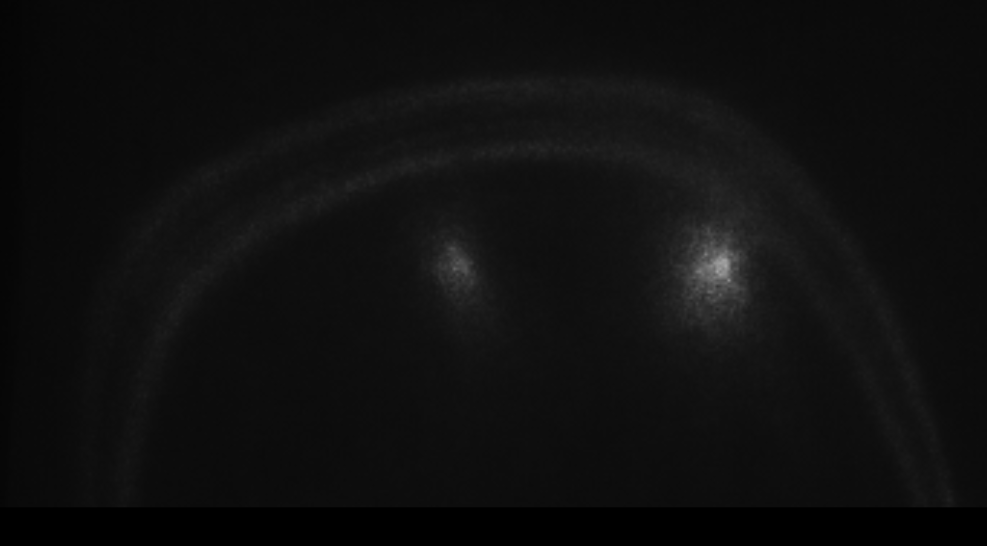
//> input picture 111.png, 987 x 546 px
$ ./二值   (built with g++ and OpenCV 4)
//> lines starting //> are read from the running program, lines starting //| are printed output that depends on the picture; after the words box and inside, x2 and y2 are one past the last pixel; in counts of white or black regions, pixels touching at a corner belong together
#include <opencv2/opencv.hpp>
using namespace std;

#pragma comment(linker, "/subsystem:\"windows\" /entry:\"mainCRTStartup\"")

IplImage *g_pGrayImage = NULL;
IplImage *g_pBinaryImage = NULL;
const char *pstrWindowsBinaryTitle = "二值图";

void on_trackbar(int pos)
{
	// 转为二值图
	cvThreshold(g_pGrayImage, g_pBinaryImage, pos, 255, CV_THRESH_BINARY);
	// 显示二值图
	cvShowImage(pstrWindowsBinaryTitle, g_pBinaryImage);
}

int main(int argc, char** argv)
{
	const char *pstrWindowsSrcTitle = "原图";
	const char *pstrWindowsToolBarName = "二值图阈值";

	// 从文件中加载原图
	IplImage *pSrcImage = cvLoadImage("111.png", CV_LOAD_IMAGE_UNCHANGED);
//> pSrcImage is the input picture: 546 rows x 987 cols, CV_8UC4; mean B, G, R, A 15, 15, 15, 255

	// 转为灰度图
	g_pGrayImage = cvCreateImage(cvGetSize(pSrcImage), IPL_DEPTH_8U, 1);
	cvCvtColor(pSrcImage, g_pGrayImage, CV_BGR2GRAY);

	// 创建二值图
	g_pBinaryImage = cvCreateImage(cvGetSize(g_pGrayImage), IPL_DEPTH_8U, 1);

	// 显示原图
	cvNamedWindow(pstrWindowsSrcTitle, CV_WINDOW_NORMAL);
	cvShowImage(pstrWindowsSrcTitle, pSrcImage);
	// 创建二值图窗口
	cvNamedWindow(pstrWindowsBinaryTitle, CV_WINDOW_NORMAL);

	// 滑动条
	int nThreshold = 0;
	cvCreateTrackbar(pstrWindowsToolBarName, pstrWindowsBinaryTitle, &nThreshold, 254, on_trackbar);
//> slider '二值图阈值' is set to 84

	on_trackbar(1);
//> in on_trackbar, `cvThreshold(g_pGrayImage, g_pBinaryImage, pos, 255, CV_THRESH_BINARY);`:
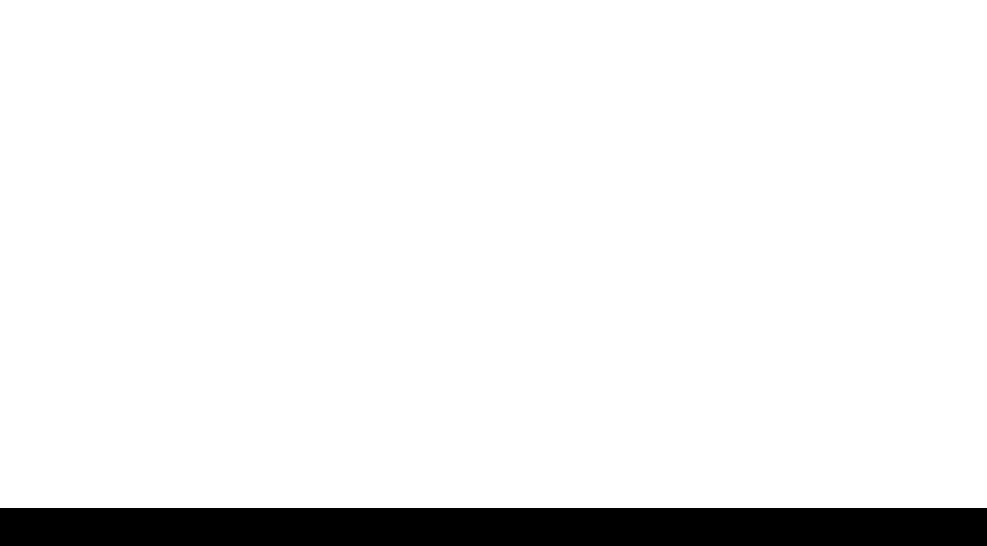
//> g_pBinaryImage: 546 rows x 987 cols, CV_8UC1; 93% white; 1 black region, box (x1, y1, x2, y2) and area: (0, 508, 987, 546) 37506

	cvWaitKey(0);
//> call 2 of on_trackbar, with pos = 84
//> in on_trackbar (call 2), `cvThreshold(g_pGrayImage, g_pBinaryImage, pos, 255, CV_THRESH_BINARY);`:
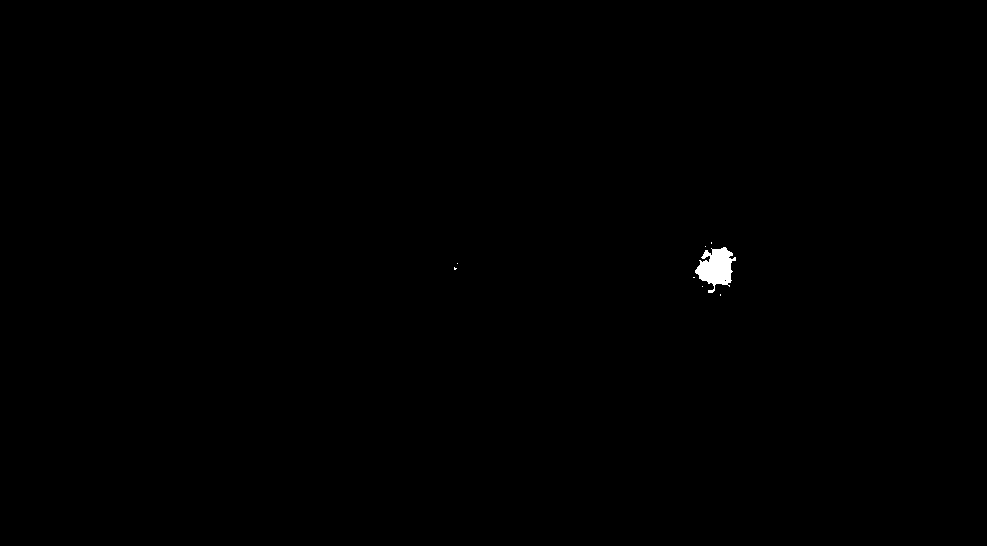
//> g_pBinaryImage: 546 rows x 987 cols, CV_8UC1; 0.2% white; 8 white regions (7 under 20 px), largest, box (x1, y1, x2, y2) and area: (695, 247, 736, 293) 1075

	cvDestroyWindow(pstrWindowsSrcTitle);
	cvDestroyWindow(pstrWindowsBinaryTitle);
	cvReleaseImage(&pSrcImage);
	cvReleaseImage(&g_pGrayImage);
	cvReleaseImage(&g_pBinaryImage);
	return 0;
}

$ run again, with lena.png copied over 111.png
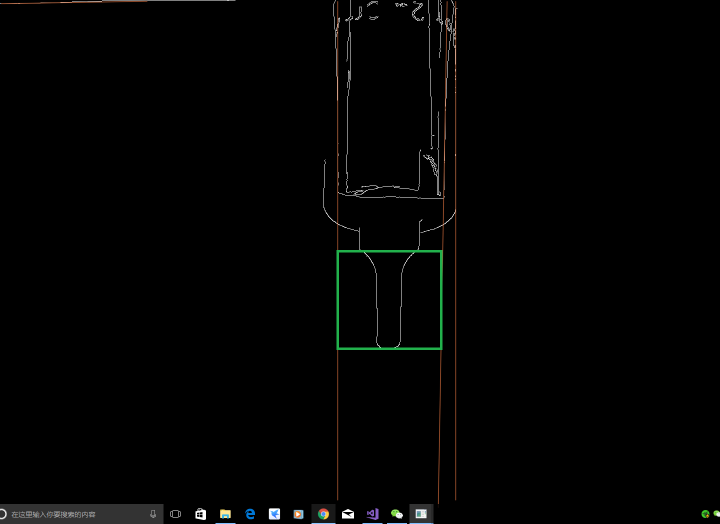
//> input picture lena.png, 1440 x 1048 px (shown at 1/2 size)
//> pSrcImage is the input picture: 1048 rows x 1440 cols, CV_8UC4; mean B, G, R, A 2.2, 2.6, 2.4, 255
//> in on_trackbar, `cvThreshold(g_pGrayImage, g_pBinaryImage, pos, 255, CV_THRESH_BINARY);`:
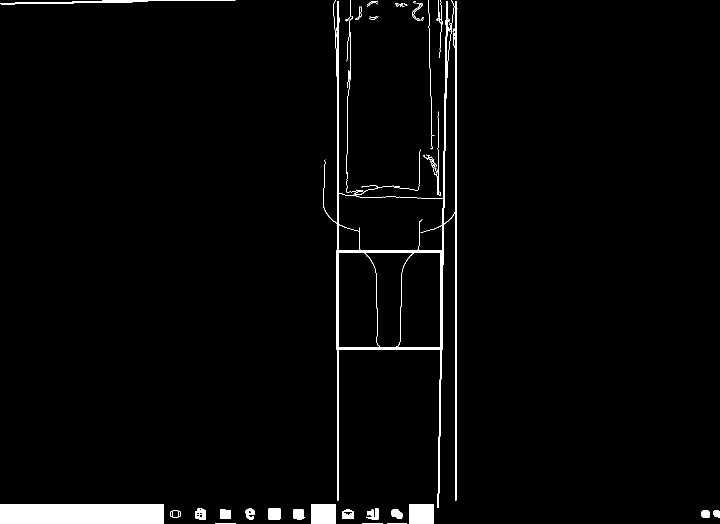
//> g_pBinaryImage: 1048 rows x 1440 cols, CV_8UC1 (shown at 1/2 size); 2.5% white; 44 white regions (8 under 20 px), largest, box (x1, y1, x2, y2) and area: (646, 0, 915, 1016) 13503, (0, 1008, 327, 1048) 13080, (623, 1008, 671, 1048) 1920
//> in on_trackbar (call 2), `cvThreshold(g_pGrayImage, g_pBinaryImage, pos, 255, CV_THRESH_BINARY);`:
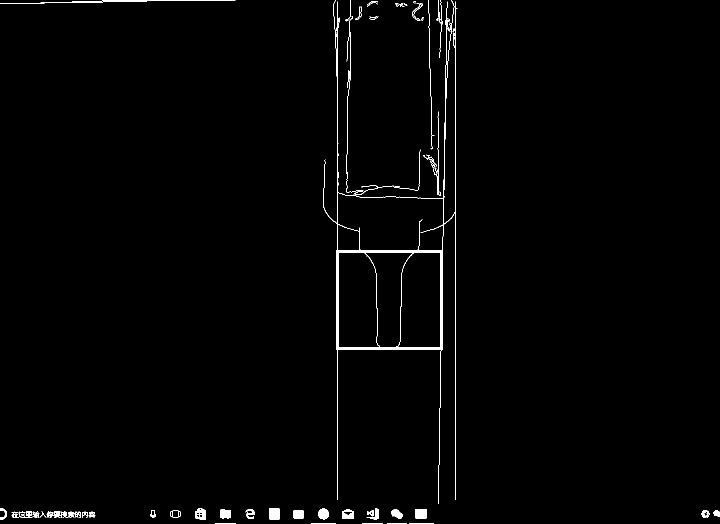
//> g_pBinaryImage: 1048 rows x 1440 cols, CV_8UC1 (shown at 1/2 size); 1.1% white; 62 white regions (14 under 20 px), largest, box (x1, y1, x2, y2) and area: (646, 0, 915, 1008) 8521, (0, 0, 471, 8) 661, (538, 1017, 560, 1039) 480
